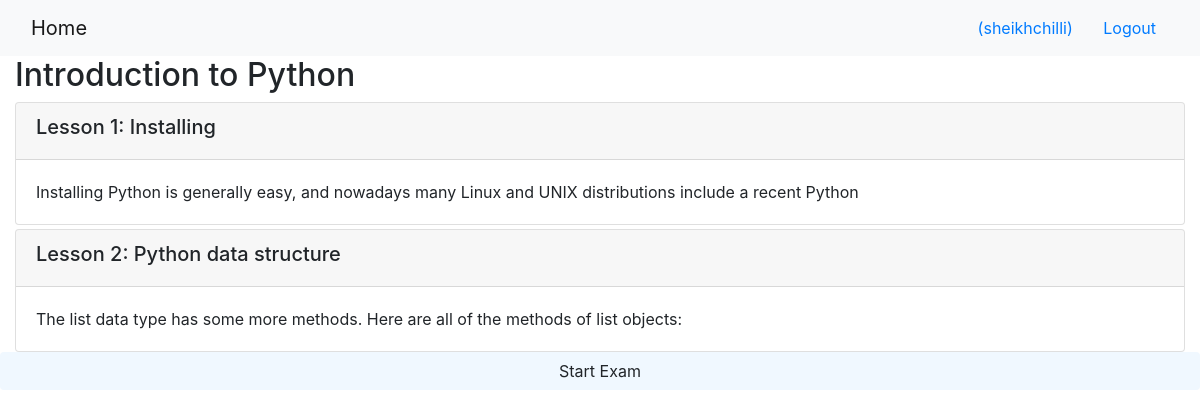
/onlinecourse/1/ (signed in), run on the app's committed database.
### onlinecourse/models.py (models this page shows, shortened)
class Course(models.Model):
    name = models.CharField(null=False, max_length=30, default='online course')
    image = models.ImageField(upload_to='course_images/')
    description = models.CharField(max_length=1000)
    pub_date = models.DateField(null=True)
    instructors = models.ManyToManyField(Instructor)
    users = models.ManyToManyField(settings.AUTH_USER_MODEL, through='Enrollment')
    total_enrollment = models.IntegerField(default=0)
    is_enrolled = False
    is_passed = False

class Lesson(models.Model):
    title = models.CharField(max_length=200, default="title")
    order = models.IntegerField(default=0)
    course = models.ForeignKey(Course, on_delete=models.CASCADE)
    content = models.TextField()

### onlinecourse/views.py (the view)
# urls.py: path('<int:pk>/', views.CourseDetailView.as_view(), name='course_details'),
class CourseDetailView(generic.DetailView):
    model = Course
    template_name = 'onlinecourse/course_detail_bootstrap.html'

### onlinecourse/templates/onlinecourse/course_detail_bootstrap.html (shortened to what this page needs)
<!DOCTYPE html>
<html lang="en">
<head>
     {% load static %}
    <link rel="stylesheet" href="https://maxcdn.bootstrapcdn.com/bootstrap/4.5.2/css/bootstrap.min.css">
</head>
<body>
    <nav class="navbar navbar-light bg-light">
        <div class="container-fluid">
            <div class="navbar-header">
                  <a class="navbar-brand" href="{% url 'onlinecourse:index' %}">Home</a>
            </div>
            <ul class="nav navbar-nav navbar-right">
                {% if user.is_authenticated %}
                <li>
                    <a class="btn btn-link" href="#">{{ user.first_name }}({{ user.username }})</a>
                    <a class="btn btn-link" href="{% url 'onlinecourse:logout' %}">Logout</a>
                </li>
                {% endif %}
            </ul>
        </div>
    </nav>
    <div class="container-fluid">
            <h2>{{ course.name }}</h2>
            <div class="card-columns-vertical">
                {% for lesson in course.lesson_set.all %}
                    <div class="card mt-1">
                        <div class="card-header"><h5>Lesson {{lesson.order}}: {{lesson.title}}</h5></div>
                        <div class="card-body">{{lesson.content}}</div>
                    </div>
                </div>
                    {% endfor %}
                    {% if user.is_authenticated %}
                    <button type="button" class="btn btn-block" style="background-color: aliceblue;" data-toggle="collapse" data-target="#exam">Start Exam</button>
                    {% endif %}
</body>
</html>

### data on the page
Course: name "Introduction to Python"
Lesson: order "1", title "Installing", content "Installing Python is generally easy, and nowadays many Linux and UNIX distributions include a recent Python"
Lesson: order "2", title "Python data structure", content "The list data type has some more methods. Here are all of the methods of list objects:"

### other printed values
{{ user.username }} "sheikhchilli"
